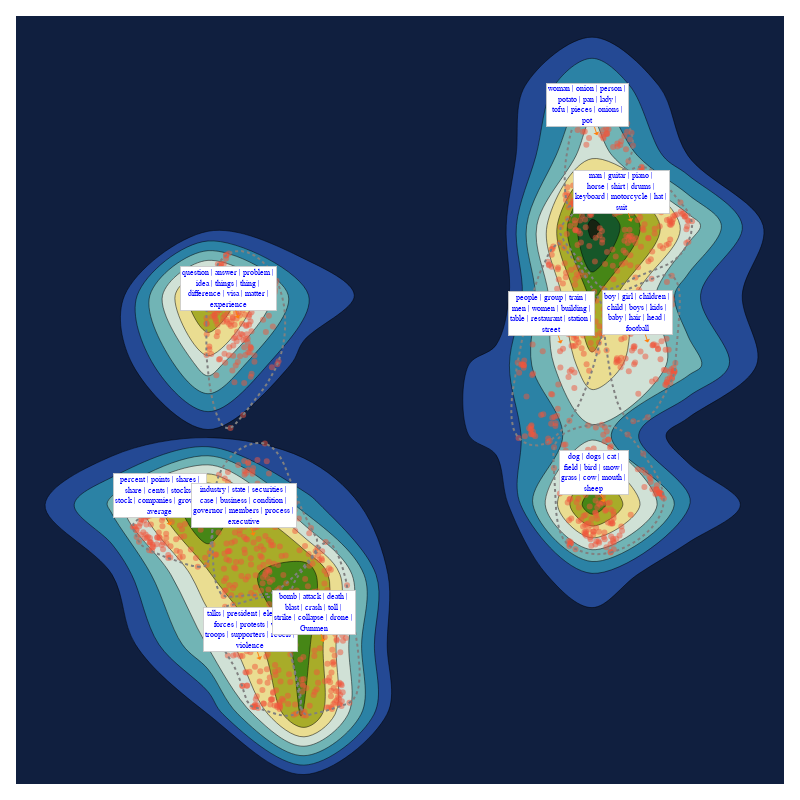

Write notebook code for a chart like this one.
### Code cell
from sklearn.cluster import KMeans

clustering_method = KMeans(n_clusters=10, random_state=42)

bunka.get_topics(n_clusters=25, 
                    name_length=10, 
                    min_count_terms = 3, 
                    top_terms_overall = 1000000,
                    max_doc_per_topic = 2000,
                    min_docs_per_cluster = 1000,
                    ranking_terms = 15,
                    ngrams = [1,2],
                    custom_clustering_model = clustering_method
                    ) # Specify the number of terms to describe each topic

bunka.visualize_topics(width=800, height=800)

### Figure 1 — Plotly figure (JSON) as saved in the notebook; plotly's stock layout.template omitted (floating-point values rounded to 4 significant figures; data arrays with more than 128 entries replaced by an {"elided": "..."} marker saying what was removed)
{"data": [{"colorscale": [[0, "rgb(16, 31, 63)"], [0.09091, "rgb(38, 62, 144)"], [0.1818, "rgb(30, 110, 161)"], [0.2727, "rgb(60, 154, 171)"], [0.3636, "rgb(140, 193, 186)"], [0.4545, "rgb(217, 229, 218)"], [0.5455, "rgb(239, 226, 156)"], [0.6364, "rgb(195, 182, 59)"], [0.7273, "rgb(115, 152, 5)"], [0.8182, "rgb(34, 120, 36)"], [0.9091, "rgb(18, 78, 43)"], [1, "rgb(23, 35, 18)"]], "contours": {"coloring": "fill", "showlabels": false}, "hoverinfo": "none", "showscale": false, "type": "histogram2dcontour", "x": {"elided": "1256 float values"}, "y": {"elided": "1256 float values"}}, {"customdata": {"elided": "1256x3x1 str values"}, "hovertemplate": "<br>%{customdata[1]}<br>", "marker": {"opacity": 0.5}, "mode": "markers", "type": "scatter", "x": {"elided": "1256 float values"}, "y": {"elided": "1256 float values"}}, {"hoverinfo": "none", "line": {"color": "grey", "dash": "dot"}, "mode": "lines", "name": "Convex Hull", "type": "scatter", "x": [0.9662, 0.9644, 0.963, 0.9661, 0.9777, 0.9996, 1.032, 1.074, 1.126, 1.188, 1.26, 1.342, 1.434, 1.534, 1.642, 1.75, 1.857, 1.96, 2.059, 2.153, 2.242, 2.325, 2.401, 2.469, 2.526, 2.569, 2.596, 2.609, 2.605, 2.584, 2.546, 2.49, 2.415, 2.322, 2.213, 2.093, 1.965, 1.831, 1.697, 1.564, 1.437, 1.32, 1.219, 1.136, 1.071, 1.022, 0.9893, 0.9718, 0.9667, 0.9662], "y": [5.097, 4.972, 4.846, 4.712, 4.562, 4.398, 4.229, 4.063, 3.91, 3.777, 3.674, 3.609, 3.592, 3.629, 3.707, 3.802, 3.894, 3.983, 4.07, 4.158, 4.248, 4.343, 4.445, 4.554, 4.674, 4.802, 4.935, 5.072, 5.21, 5.347, 5.48, 5.607, 5.726, 5.833, 5.928, 6.008, 6.07, 6.112, 6.133, 6.13, 6.101, 6.043, 5.959, 5.858, 5.743, 5.619, 5.49, 5.357, 5.225, 5.097]}, {"hoverinfo": "none", "line": {"color": "grey", "dash": "dot"}, "mode": "lines", "name": "Convex Hull", "type": "scatter", "x": [10.74, 10.75, 10.77, 10.79, 10.81, 10.82, 10.83, 10.82, 10.8, 10.76, 10.7, 10.61, 10.49, 10.37, 10.24, 10.12, 10.0, 9.891, 9.781, 9.671, 9.558, 9.439, 9.325, 9.277, 9.253, 9.25, 9.254, 9.27, 9.292, 9.318, 9.347, 9.38, 9.419, 9.465, 9.518, 9.582, 9.656, 9.744, 9.845, 9.96, 10.08, 10.19, 10.29, 10.38, 10.46, 10.53, 10.6, 10.67, 10.73, 10.74], "y": [4.531, 4.664, 4.807, 4.956, 5.105, 5.25, 5.388, 5.512, 5.619, 5.703, 5.762, 5.789, 5.788, 5.768, 5.736, 5.701, 5.664, 5.627, 5.592, 5.558, 5.528, 5.502, 5.468, 5.356, 5.241, 5.12, 5.002, 4.887, 4.768, 4.642, 4.509, 4.372, 4.236, 4.106, 3.986, 3.881, 3.795, 3.733, 3.699, 3.697, 3.723, 3.771, 3.837, 3.917, 4.007, 4.104, 4.205, 4.306, 4.412, 4.531]}, {"hoverinfo": "none", "line": {"color": "grey", "dash": "dot"}, "mode": "lines", "name": "Convex Hull", "type": "scatter", "x": [1.355, 1.275, 1.223, 1.203, 1.216, 1.261, 1.326, 1.4, 1.473, 1.54, 1.603, 1.661, 1.712, 1.761, 1.817, 1.894, 2.0, 2.108, 2.216, 2.324, 2.433, 2.542, 2.651, 2.761, 2.863, 2.922, 2.94, 2.926, 2.89, 2.84, 2.786, 2.738, 2.703, 2.684, 2.673, 2.659, 2.634, 2.592, 2.532, 2.457, 2.37, 2.272, 2.166, 2.053, 1.936, 1.816, 1.695, 1.576, 1.459, 1.355], "y": [1.038, 0.9689, 0.8639, 0.7433, 0.6271, 0.5259, 0.4362, 0.353, 0.2717, 0.1888, 0.1014, 0.006689, -0.09839, -0.2118, -0.3143, -0.3827, -0.404, -0.423, -0.4483, -0.4756, -0.5002, -0.5177, -0.5234, -0.5127, -0.4801, -0.4186, -0.3318, -0.2253, -0.1047, 0.02463, 0.1572, 0.2874, 0.41, 0.5233, 0.6302, 0.7339, 0.8376, 0.9419, 1.037, 1.111, 1.157, 1.178, 1.18, 1.168, 1.147, 1.12, 1.095, 1.074, 1.063, 1.038]}, {"hoverinfo": "none", "line": {"color": "grey", "dash": "dot"}, "mode": "lines", "name": "Convex Hull", "type": "scatter", "x": [9.389, 9.537, 9.689, 9.84, 9.986, 10.12, 10.24, 10.35, 10.43, 10.48, 10.5, 10.48, 10.43, 10.36, 10.27, 10.17, 10.07, 9.971, 9.872, 9.767, 9.651, 9.524, 9.393, 9.26, 9.129, 8.998, 8.858, 8.708, 8.559, 8.422, 8.308, 8.23, 8.196, 8.198, 8.211, 8.22, 8.228, 8.239, 8.257, 8.286, 8.33, 8.394, 8.482, 8.597, 8.725, 8.853, 8.981, 9.112, 9.247, 9.389], "y": [1.816, 1.848, 1.892, 1.947, 2.012, 2.087, 2.17, 2.261, 2.358, 2.461, 2.568, 2.679, 2.792, 2.905, 3.017, 3.126, 3.23, 3.327, 3.415, 3.49, 3.55, 3.595, 3.625, 3.642, 3.647, 3.642, 3.628, 3.605, 3.571, 3.522, 3.455, 3.367, 3.255, 3.122, 2.977, 2.825, 2.672, 2.521, 2.377, 2.242, 2.121, 2.018, 1.937, 1.881, 1.842, 1.814, 1.797, 1.791, 1.797, 1.816]}, {"hoverinfo": "none", "line": {"color": "grey", "dash": "dot"}, "mode": "lines", "name": "Convex Hull", "type": "scatter", "x": [8.798, 8.743, 8.691, 8.644, 8.601, 8.562, 8.528, 8.499, 8.475, 8.455, 8.441, 8.433, 8.43, 8.433, 8.442, 8.46, 8.505, 8.59, 8.69, 8.79, 8.889, 8.987, 9.084, 9.177, 9.268, 9.356, 9.44, 9.519, 9.593, 9.662, 9.724, 9.78, 9.826, 9.852, 9.851, 9.824, 9.775, 9.712, 9.642, 9.566, 9.49, 9.416, 9.344, 9.272, 9.197, 9.116, 9.029, 8.942, 8.863, 8.798], "y": [8.271, 8.191, 8.106, 8.018, 7.927, 7.832, 7.736, 7.638, 7.539, 7.439, 7.34, 7.241, 7.143, 7.047, 6.953, 6.858, 6.767, 6.784, 6.845, 6.898, 6.944, 6.984, 7.021, 7.055, 7.089, 7.124, 7.161, 7.204, 7.252, 7.308, 7.374, 7.451, 7.539, 7.633, 7.732, 7.826, 7.91, 7.985, 8.052, 8.115, 8.175, 8.237, 8.31, 8.39, 8.455, 8.488, 8.474, 8.422, 8.349, 8.271]}, {"hoverinfo": "none", "line": {"color": "grey", "dash": "dot"}, "mode": "lines", "name": "Convex Hull", "type": "scatter", "x": [0.787, 0.8909, 0.9741, 1.017, 1.037, 1.056, 1.075, 1.09, 1.099, 1.096, 1.08, 1.059, 1.03, 0.9876, 0.9295, 0.8619, 0.7932, 0.711, 0.6135, 0.5217, 0.438, 0.3606, 0.2874, 0.2165, 0.1461, 0.07408, -0.001432, -0.0824, -0.1708, -0.2685, -0.3768, -0.4819, -0.5536, -0.5619, -0.5115, -0.4556, -0.3927, -0.3098, -0.2178, -0.1256, -0.03448, 0.05541, 0.1441, 0.2315, 0.3185, 0.4061, 0.4956, 0.5882, 0.6849, 0.787], "y": [1.612, 1.61, 1.637, 1.712, 1.812, 1.913, 2.008, 2.1, 2.19, 2.281, 2.373, 2.466, 2.556, 2.638, 2.71, 2.777, 2.843, 2.884, 2.887, 2.872, 2.847, 2.811, 2.767, 2.716, 2.661, 2.602, 2.542, 2.483, 2.426, 2.372, 2.324, 2.278, 2.225, 2.156, 2.074, 1.992, 1.927, 1.881, 1.846, 1.817, 1.791, 1.767, 1.744, 1.721, 1.698, 1.677, 1.657, 1.639, 1.624, 1.612]}, {"hoverinfo": "none", "line": {"color": "grey", "dash": "dot"}, "mode": "lines", "name": "Convex Hull", "type": "scatter", "x": [1.092, 1.098, 1.113, 1.143, 1.193, 1.271, 1.383, 1.523, 1.672, 1.814, 1.953, 2.093, 2.234, 2.372, 2.502, 2.624, 2.743, 2.86, 2.973, 3.083, 3.189, 3.283, 3.268, 3.168, 3.06, 2.965, 2.88, 2.803, 2.729, 2.658, 2.584, 2.506, 2.42, 2.323, 2.212, 2.086, 1.947, 1.802, 1.657, 1.519, 1.395, 1.291, 1.213, 1.163, 1.131, 1.109, 1.096, 1.09, 1.089, 1.092], "y": [1.932, 1.766, 1.599, 1.444, 1.314, 1.222, 1.18, 1.181, 1.197, 1.204, 1.204, 1.206, 1.22, 1.25, 1.302, 1.371, 1.444, 1.519, 1.599, 1.686, 1.781, 1.887, 2.007, 2.139, 2.277, 2.419, 2.561, 2.701, 2.836, 2.963, 3.078, 3.18, 3.264, 3.329, 3.37, 3.387, 3.378, 3.346, 3.292, 3.219, 3.128, 3.02, 2.899, 2.767, 2.633, 2.5, 2.367, 2.231, 2.086, 1.932]}, {"hoverinfo": "none", "line": {"color": "grey", "dash": "dot"}, "mode": "lines", "name": "Convex Hull", "type": "scatter", "x": [8.346, 8.339, 8.413, 8.536, 8.678, 8.809, 8.92, 9.02, 9.116, 9.216, 9.328, 9.451, 9.585, 9.725, 9.87, 10.02, 10.16, 10.31, 10.44, 10.58, 10.7, 10.81, 10.91, 11.0, 11.06, 11.09, 11.05, 10.96, 10.84, 10.73, 10.61, 10.5, 10.39, 10.28, 10.16, 10.04, 9.904, 9.769, 9.638, 9.512, 9.391, 9.274, 9.159, 9.045, 8.931, 8.814, 8.695, 8.572, 8.444, 8.346], "y": [6.478, 6.384, 6.282, 6.175, 6.063, 5.948, 5.836, 5.735, 5.655, 5.602, 5.586, 5.602, 5.64, 5.691, 5.743, 5.789, 5.828, 5.863, 5.9, 5.942, 5.994, 6.06, 6.144, 6.249, 6.379, 6.514, 6.633, 6.734, 6.829, 6.929, 7.029, 7.125, 7.21, 7.278, 7.324, 7.341, 7.326, 7.289, 7.24, 7.186, 7.13, 7.07, 7.007, 6.941, 6.872, 6.8, 6.724, 6.646, 6.564, 6.478]}, {"hoverinfo": "none", "line": {"color": "grey", "dash": "dot"}, "mode": "lines", "name": "Convex Hull", "type": "scatter", "x": [2.686, 2.686, 2.697, 2.717, 2.744, 2.777, 2.813, 2.852, 2.89, 2.927, 2.961, 3.056, 3.193, 3.32, 3.44, 3.559, 3.682, 3.809, 3.933, 4.03, 4.098, 4.14, 4.158, 4.159, 4.144, 4.117, 4.083, 4.045, 4.007, 3.972, 3.942, 3.911, 3.869, 3.811, 3.742, 3.662, 3.576, 3.485, 3.392, 3.295, 3.194, 3.086, 2.979, 2.88, 2.798, 2.743, 2.72, 2.711, 2.697, 2.686], "y": [0.7832, 0.661, 0.541, 0.4222, 0.3035, 0.1839, 0.06226, -0.06234, -0.191, -0.3247, -0.4645, -0.5175, -0.4968, -0.4758, -0.4538, -0.43, -0.4038, -0.3767, -0.3436, -0.2867, -0.2036, -0.09837, 0.02488, 0.1621, 0.3092, 0.4621, 0.6168, 0.7691, 0.915, 1.05, 1.174, 1.296, 1.432, 1.581, 1.724, 1.848, 1.935, 1.969, 1.937, 1.853, 1.749, 1.653, 1.567, 1.482, 1.392, 1.289, 1.168, 1.037, 0.9084, 0.7832]}, {"hoverinfo": "none", "line": {"color": "grey", "dash": "dot"}, "mode": "lines", "name": "Convex Hull", "type": "scatter", "x": [7.451, 7.405, 7.362, 7.331, 7.317, 7.327, 7.367, 7.444, 7.562, 7.711, 7.872, 8.029, 8.165, 8.293, 8.415, 8.527, 8.629, 8.722, 8.806, 8.883, 8.952, 9.017, 9.076, 9.131, 9.184, 9.232, 9.259, 9.24, 9.159, 9.053, 8.957, 8.866, 8.765, 8.654, 8.539, 8.424, 8.299, 8.167, 8.075, 7.993, 7.918, 7.851, 7.79, 7.734, 7.682, 7.634, 7.587, 7.542, 7.497, 7.451], "y": [4.535, 4.363, 4.189, 4.019, 3.858, 3.71, 3.581, 3.477, 3.402, 3.358, 3.349, 3.376, 3.438, 3.515, 3.603, 3.702, 3.812, 3.929, 4.054, 4.184, 4.318, 4.455, 4.592, 4.729, 4.868, 5.016, 5.169, 5.31, 5.431, 5.544, 5.661, 5.776, 5.88, 5.975, 6.071, 6.176, 6.249, 6.174, 6.062, 5.947, 5.827, 5.704, 5.576, 5.444, 5.307, 5.164, 5.016, 4.862, 4.702, 4.535]}], "layout": {"annotations": [{"arrowcolor": "#ff7f0e", "arrowhead": 1, "bgcolor": "white", "bordercolor": "#c7c7c7", "borderpad": 1.6, "borderwidth": 0.8, "font": {"color": "blue", "family": "Courier New, monospace", "size": 8}, "opacity": 1, "showarrow": true, "text": "question | answer | problem |<br>idea | things | thing |<br>difference | visa | matter |<br>experience<br>", "x": 1.633, "y": 5.168}, {"arrowcolor": "#ff7f0e", "arrowhead": 1, "bgcolor": "white", "bordercolor": "#c7c7c7", "borderpad": 1.6, "borderwidth": 0.8, "font": {"color": "blue", "family": "Courier New, monospace", "size": 8}, "opacity": 1, "showarrow": true, "text": "boy | girl | children |<br>child | boys | kids |<br>baby | hair | head |<br>football<br>", "x": 10.17, "y": 4.824}, {"arrowcolor": "#ff7f0e", "arrowhead": 1, "bgcolor": "white", "bordercolor": "#c7c7c7", "borderpad": 1.6, "borderwidth": 0.8, "font": {"color": "blue", "family": "Courier New, monospace", "size": 8}, "opacity": 1, "showarrow": true, "text": "talks | president | election |<br>forces | protests | war |<br>troops | supporters | rebels |<br>violence<br>", "x": 2.085, "y": 0.2783}, {"arrowcolor": "#ff7f0e", "arrowhead": 1, "bgcolor": "white", "bordercolor": "#c7c7c7", "borderpad": 1.6, "borderwidth": 0.8, "font": {"color": "blue", "family": "Courier New, monospace", "size": 8}, "opacity": 1, "showarrow": true, "text": "dog | dogs | cat |<br>field | bird | snow |<br>grass | cow | mouth |<br>sheep<br>", "x": 9.254, "y": 2.537}, {"arrowcolor": "#ff7f0e", "arrowhead": 1, "bgcolor": "white", "bordercolor": "#c7c7c7", "borderpad": 1.6, "borderwidth": 0.8, "font": {"color": "blue", "family": "Courier New, monospace", "size": 8}, "opacity": 1, "showarrow": true, "text": "woman | onion | person |<br>potato | pan | lady |<br>tofu | pieces | onions |<br>pot<br>", "x": 9.109, "y": 7.79}, {"arrowcolor": "#ff7f0e", "arrowhead": 1, "bgcolor": "white", "bordercolor": "#c7c7c7", "borderpad": 1.6, "borderwidth": 0.8, "font": {"color": "blue", "family": "Courier New, monospace", "size": 8}, "opacity": 1, "showarrow": true, "text": "percent | points | shares |<br>share | cents | stocks |<br>stock | companies | growth |<br>average<br>", "x": 0.2145, "y": 2.204}, {"arrowcolor": "#ff7f0e", "arrowhead": 1, "bgcolor": "white", "bordercolor": "#c7c7c7", "borderpad": 1.6, "borderwidth": 0.8, "font": {"color": "blue", "family": "Courier New, monospace", "size": 8}, "opacity": 1, "showarrow": true, "text": "industry | state | securities |<br>case | business | condition |<br>governor | members | process |<br>executive<br>", "x": 1.955, "y": 2.057}, {"arrowcolor": "#ff7f0e", "arrowhead": 1, "bgcolor": "white", "bordercolor": "#c7c7c7", "borderpad": 1.6, "borderwidth": 0.8, "font": {"color": "blue", "family": "Courier New, monospace", "size": 8}, "opacity": 1, "showarrow": true, "text": "man | guitar | piano |<br>horse | shirt | drums |<br>keyboard | motorcycle | hat |<br>suit<br>", "x": 9.818, "y": 6.553}, {"arrowcolor": "#ff7f0e", "arrowhead": 1, "bgcolor": "white", "bordercolor": "#c7c7c7", "borderpad": 1.6, "borderwidth": 0.8, "font": {"color": "blue", "family": "Courier New, monospace", "size": 8}, "opacity": 1, "showarrow": true, "text": "bomb | attack | death |<br>blast | crash | toll |<br>strike | collapse | drone |<br>Gunmen<br>", "x": 3.41, "y": 0.5324}, {"arrowcolor": "#ff7f0e", "arrowhead": 1, "bgcolor": "white", "bordercolor": "#c7c7c7", "borderpad": 1.6, "borderwidth": 0.8, "font": {"color": "blue", "family": "Courier New, monospace", "size": 8}, "opacity": 1, "showarrow": true, "text": "people | group | train |<br>men | women | building |<br>table | restaurant | station |<br>street<br>", "x": 8.355, "y": 4.808}], "font": {"size": 25}, "height": 800, "margin": {"b": 16, "l": 16, "r": 16, "t": 16}, "showlegend": false, "title": {"font": {"size": 20}}, "width": 800, "xaxis": {"showgrid": false, "showticklabels": false, "zeroline": false}, "yaxis": {"showgrid": false, "showticklabels": false, "zeroline": false}}}
